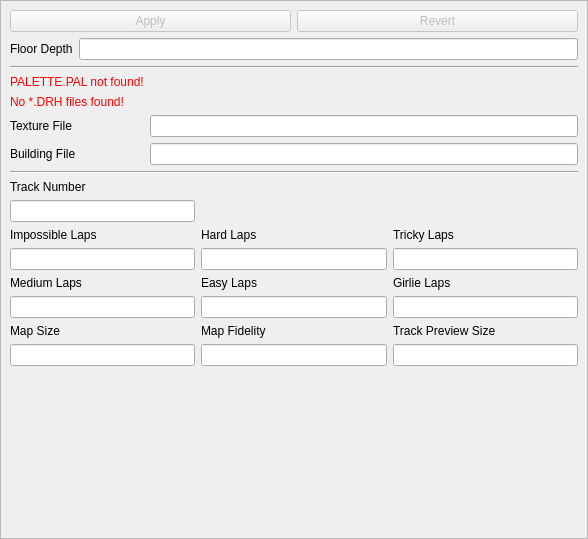
<?xml version="1.0" encoding="UTF-8"?>
<ui version="4.0">
 <class>GlobalTrackSettings</class>
 <widget class="QWidget" name="GlobalTrackSettings">
  <property name="geometry">
   <rect>
    <x>0</x>
    <y>0</y>
    <width>588</width>
    <height>539</height>
   </rect>
  </property>
  <property name="windowTitle">
   <string>Form</string>
  </property>
  <layout class="QVBoxLayout" name="verticalLayout">
   <property name="spacing">
    <number>0</number>
   </property>
   <property name="leftMargin">
    <number>0</number>
   </property>
   <property name="topMargin">
    <number>0</number>
   </property>
   <property name="rightMargin">
    <number>0</number>
   </property>
   <property name="bottomMargin">
    <number>0</number>
   </property>
   <item>
    <widget class="QScrollArea" name="scrollArea">
     <property name="widgetResizable">
      <bool>true</bool>
     </property>
     <widget class="QWidget" name="scrollAreaWidgetContents">
      <property name="geometry">
       <rect>
        <x>0</x>
        <y>0</y>
        <width>586</width>
        <height>537</height>
       </rect>
      </property>
      <layout class="QVBoxLayout" name="verticalLayout_2">
       <item>
        <layout class="QHBoxLayout" name="horizontalLayout_14">
         <item>
          <widget class="QPushButton" name="pbApplyInfo">
           <property name="enabled">
            <bool>false</bool>
           </property>
           <property name="text">
            <string>Apply</string>
           </property>
          </widget>
         </item>
         <item>
          <widget class="QPushButton" name="pbRevertInfo">
           <property name="enabled">
            <bool>false</bool>
           </property>
           <property name="text">
            <string>Revert</string>
           </property>
          </widget>
         </item>
        </layout>
       </item>
       <item>
        <layout class="QHBoxLayout" name="horizontalLayout_21">
         <item>
          <widget class="QLabel" name="label_2">
           <property name="text">
            <string>Floor Depth</string>
           </property>
          </widget>
         </item>
         <item>
          <widget class="QLineEdit" name="leFloorDepth"/>
         </item>
        </layout>
       </item>
       <item>
        <widget class="Line" name="line_6">
         <property name="orientation">
          <enum>Qt::Orientation::Horizontal</enum>
         </property>
        </widget>
       </item>
       <item>
        <layout class="QGridLayout" name="gridLayout_7">
         <item row="2" column="0">
          <widget class="QLabel" name="lblTex">
           <property name="text">
            <string>Texture File</string>
           </property>
          </widget>
         </item>
         <item row="0" column="0">
          <widget class="QLabel" name="lblPalNotFound">
           <property name="styleSheet">
            <string notr="true">QLabel { color: red; }</string>
           </property>
           <property name="text">
            <string>PALETTE.PAL not found!</string>
           </property>
          </widget>
         </item>
         <item row="2" column="1">
          <widget class="QLineEdit" name="leTex">
           <property name="maxLength">
            <number>12</number>
           </property>
          </widget>
         </item>
         <item row="1" column="0">
          <widget class="QLabel" name="lblNoTex">
           <property name="styleSheet">
            <string notr="true">QLabel { color: red; }</string>
           </property>
           <property name="text">
            <string>No *.DRH files found!</string>
           </property>
          </widget>
         </item>
         <item row="3" column="0">
          <widget class="QLabel" name="lblBld">
           <property name="text">
            <string>Building File</string>
           </property>
          </widget>
         </item>
         <item row="3" column="1">
          <widget class="QLineEdit" name="leBld">
           <property name="maxLength">
            <number>12</number>
           </property>
          </widget>
         </item>
        </layout>
       </item>
       <item>
        <widget class="Line" name="line_7">
         <property name="orientation">
          <enum>Qt::Orientation::Horizontal</enum>
         </property>
        </widget>
       </item>
       <item>
        <layout class="QGridLayout" name="gridLayout_5">
         <item row="5" column="2">
          <widget class="QLineEdit" name="leGirlieLaps"/>
         </item>
         <item row="4" column="1">
          <widget class="QLabel" name="lblEasyLaps">
           <property name="text">
            <string>Easy Laps</string>
           </property>
          </widget>
         </item>
         <item row="2" column="2">
          <widget class="QLabel" name="lblTrickyLaps">
           <property name="text">
            <string>Tricky Laps</string>
           </property>
          </widget>
         </item>
         <item row="7" column="1">
          <widget class="QLineEdit" name="leMapFidelity">
           <property name="toolTip">
            <string>smaller is more accurate</string>
           </property>
          </widget>
         </item>
         <item row="0" column="0">
          <widget class="QLabel" name="lblTrackNum">
           <property name="text">
            <string>Track Number</string>
           </property>
          </widget>
         </item>
         <item row="6" column="1">
          <widget class="QLabel" name="lblMapFidelity">
           <property name="toolTip">
            <string>smaller is more accurate</string>
           </property>
           <property name="text">
            <string>Map Fidelity</string>
           </property>
          </widget>
         </item>
         <item row="3" column="0">
          <widget class="QLineEdit" name="leImpossibleLaps"/>
         </item>
         <item row="6" column="0">
          <widget class="QLabel" name="lblMapSize">
           <property name="toolTip">
            <string>smaller is larger</string>
           </property>
           <property name="text">
            <string>Map Size</string>
           </property>
          </widget>
         </item>
         <item row="7" column="0">
          <widget class="QLineEdit" name="leMapSize">
           <property name="toolTip">
            <string>smaller is larger</string>
           </property>
          </widget>
         </item>
         <item row="5" column="0">
          <widget class="QLineEdit" name="leMediumLaps"/>
         </item>
         <item row="1" column="0">
          <widget class="QLineEdit" name="leTrackNum"/>
         </item>
         <item row="2" column="0">
          <widget class="QLabel" name="lblImpossibleLaps">
           <property name="text">
            <string>Impossible Laps</string>
           </property>
          </widget>
         </item>
         <item row="4" column="2">
          <widget class="QLabel" name="lblGirlieLaps">
           <property name="text">
            <string>Girlie Laps</string>
           </property>
          </widget>
         </item>
         <item row="4" column="0">
          <widget class="QLabel" name="lblMediumLaps">
           <property name="text">
            <string>Medium Laps</string>
           </property>
          </widget>
         </item>
         <item row="2" column="1">
          <widget class="QLabel" name="lblHardLaps">
           <property name="text">
            <string>Hard Laps</string>
           </property>
          </widget>
         </item>
         <item row="5" column="1">
          <widget class="QLineEdit" name="leEasyLaps"/>
         </item>
         <item row="7" column="2">
          <widget class="QLineEdit" name="lePreviewSize"/>
         </item>
         <item row="6" column="2">
          <widget class="QLabel" name="lblPreviewSize">
           <property name="text">
            <string>Track Preview Size</string>
           </property>
          </widget>
         </item>
         <item row="3" column="2">
          <widget class="QLineEdit" name="leTrickyLaps"/>
         </item>
         <item row="3" column="1">
          <widget class="QLineEdit" name="leHardLaps"/>
         </item>
        </layout>
       </item>
       <item>
        <spacer name="verticalSpacer_4">
         <property name="orientation">
          <enum>Qt::Orientation::Vertical</enum>
         </property>
         <property name="sizeHint" stdset="0">
          <size>
           <width>20</width>
           <height>316</height>
          </size>
         </property>
        </spacer>
       </item>
      </layout>
     </widget>
    </widget>
   </item>
  </layout>
 </widget>
 <resources/>
 <connections/>
</ui>
